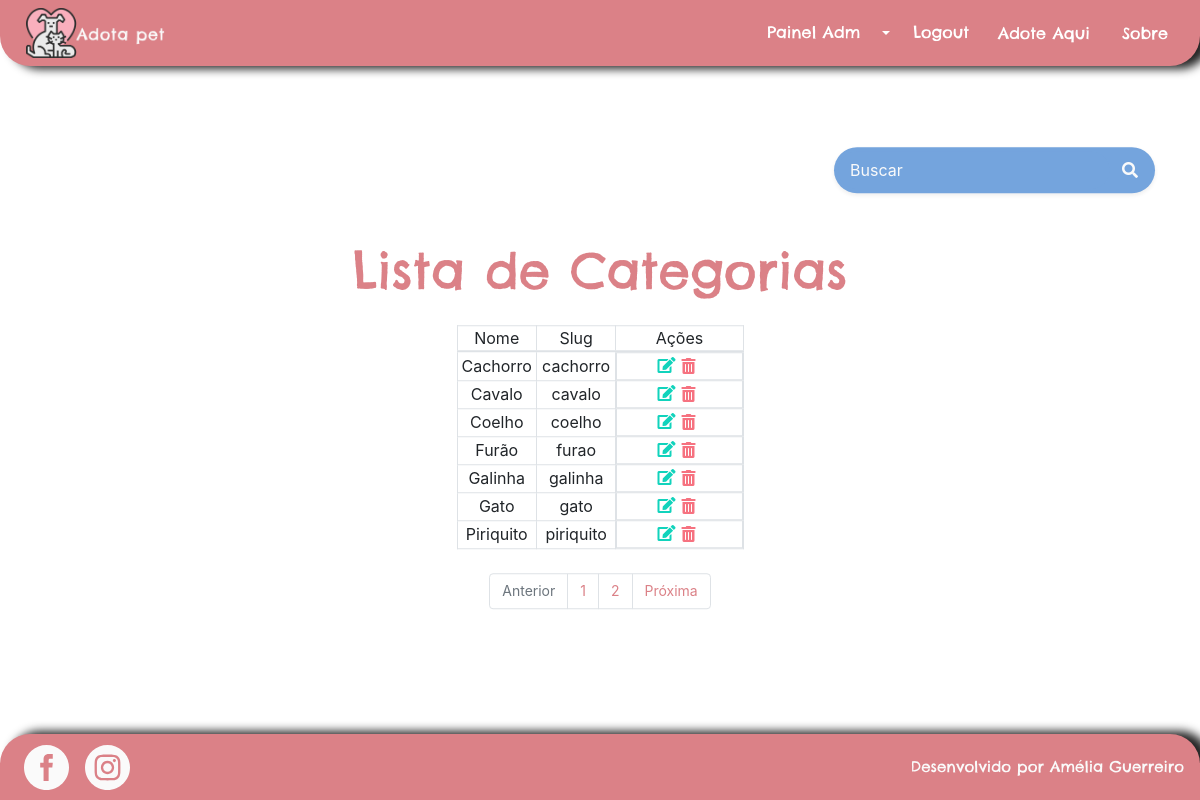
/categoria/lista_categorias/ (signed in), run on the app's committed database.
### categoria/models.py (models this page shows)
class Categoria(models.Model):
    nome = models.CharField(max_length=70, db_index=True, unique=True)
    slug = models.SlugField(max_length=70)
    class Meta:
        db_table = 'categoria'
        ordering = ('nome', )
    def __str__(self):
        return self.nome

### categoria/views.py (the view)
# urls.py: path('lista_categorias/', views.lista_categorias, name='lista_categorias'),
@user_passes_test(lambda u: u.is_staff)
def lista_categorias(request):
    form = PesquisaCategoriaForm(request.GET)
    if form.is_valid():
        query_string = form.cleaned_data['query_string']
        lista_de_categorias = Categoria.objects.filter(nome__icontains=query_string).order_by('nome')
        paginator = Paginator(lista_de_categorias, 7)
        pagina = request.GET.get('pagina')
        page_obj = paginator.get_page(pagina)
        print(lista_de_categorias)
        print(page_obj)
        return render(request, 'categoria/pesquisa_categoria.html', {'categorias': page_obj, 'form': form, 'query_string': query_string})
    else:
        raise ValueError("Ocorreu um erro inesperado ao tentar recuperar a categoria.")

### categoria/forms.py
class PesquisaCategoriaForm(forms.Form):
    query_string = forms.CharField(
        widget=forms.TextInput(attrs={'class': 'form-control border-0 bg-secondary', 'max-lenght': '100',
                                      'placeholder': 'Buscar', 'aria-describedby': 'button-addon1',
                                      'style': 'border-radius: 25px; background-color: var(--blue) !important; color: var(--white)'}, ),
        required=False
    )

### categoria/templates/categoria/pesquisa_categoria.html (shortened to what this page needs)
{% extends "base.html" %}
{% load static %}
{% block corpo %}
    <div class="container position-absolute m-0"
         style="transform: translate(-50%, -50%); -ms-transform: translate(-50%, -50%); top: 50%; left: 50%">
        <form action="" method="GET" class="d-flex justify-content-center justify-content-sm-end mb-3">
            <div class="p-1 bg-secondary rounded rounded-pill shadow-sm mb-4"
                 style="background-color: var(--blue) !important;">
                <div class="input-group">
                    {{ form.query_string }}
                    <div class="input-group-append">
                        <button id="button-addon1" type="submit" class="btn btn-link text-light">
                            <i class="fa fa-search"></i>
                        </button>
                    </div>
                </div>
            </div>
        </form>
        {% if categorias %}
            <h1 class="mb-4 mt-4 text-center text-primary" style="font-size: 50px">Lista de Categorias</h1>
            <table class=" table-bordered mx-auto mb-4">
                <thead>
                <tr>
                    <th class="text-center" width="25%">Nome</th>
                    <th class="text-center" width="25%">Slug</th>
                    <th class="text-center" width="40%">Ações</th>
                </tr>
                </thead>
                <tbody>
                {% for categoria in categorias %}
                    <tr>
                            <td class="text-center align-middle">
                                {{ categoria.nome }}
                            </td>
                            <td class="text-center align-middle">
                                {{ categoria.slug }}
                            </td>
                             <td class="text-center align-middle d-inline-flex w-100 justify-content-center">
                                 <a href="{% url 'categoria:edita_categoria' categoria.id %}">
                                     <i class="fas fa-edit" style="color: var(--success)"></i>
                                 </a>
                                 <form action="{% url 'categoria:remove_categoria' categoria.id %}" method="POST" class="d-inline">
                                     <button type="submit" class='text-decoration-none border-0 confirm-delete'
                                             onclick="return confirm('Deseja deletar?')" style="background: none ">
                                        <i class="fas fa-trash-alt" style="color: var(--danger)"></i>
                                     </button>
                                 </form>
                            </td>
                    </tr>
                {% endfor %}
                </tbody>
            </table>
            <div style='font-size: 14px; margin-bottom: 28px' class="justify-content-center d-flex">
                {% if categorias.has_other_pages %}
                    <ul class='pagination'>
                        {% if categorias.has_previous %}
                            <li class='page-item'><a class='page-link'
                                                     href='?pagina={{ categorias.previous_page_number }}&query_string={{ query_string }}'>Anterior</a>
                            </li>
                        {% else %}
                            <li class='page-item disabled'><a class='page-link' href='#' tabindex='-1'>Anterior</a></li>
                        {% endif %}
                        {% for i in categorias.paginator.page_range %}
                            {% if pets.number == i %}
                                <li class='page-item active'><a class='page-link' href='#'>{{ i }} </a></li>
                            {% else %}
                                <li class='page-item'><a class='page-link'
                                                         href='?pagina={{ i }}&query_string={{ query_string }}'>{{ i }}</a>
                                </li>
                            {% endif %}
                        {% endfor %}
                        {% if categorias.has_next %}
                            <li class='page-item'><a class='page-link'
                                                     href='?pagina={{ categorias.next_page_number }}&query_string={{ query_string }}'>Próxima</a>
                            </li>
                        {% else %}
                            <li class='page-item disabled'><a class='page-link' href='#' tabindex='-1'>Próxima</a></li>
                        {% endif %}
                    </ul>
                {% endif %}
            </div>
        {% endif %}
    </div>
{% endblock %}

### static/css/styles.css (style rules this page uses)
html, body, div, span, applet, object, iframe, h1, h2, h3, h4, h5, h6, p, blockquote, pre, a, abbr, acronym, address, big, cite, code, del, dfn, em, img, ins, kbd, q, s, samp, small, strike, strong, sub, sup, tt, var, b, u, i, center, dl, dt, dd, ol, ul, li, fieldset, form, label, legend, table, caption, tbody, tfoot, thead, tr, th, td, article, aside, canvas, details, embed, figure, figcaption, footer, header, hgroup, menu, nav, output, ruby, section, summary, time, mark, audio, video { margin: 0; padding: 0; border: 0; font-size: 100%; font: inherit; vertical-align: baseline; }
body { line-height: 1; }
ol, ul { list-style: none; }
table { border-collapse: collapse; border-spacing: 0; }
h1 { font-family: Chelsea !important; }
html, body { height: 100%; margin: 0; }

### static/css/all.css (style rules this page uses)
.fa, .fas, .far, .fal, .fad, .fab { -moz-osx-font-smoothing: grayscale; -webkit-font-smoothing: antialiased; display: inline-block; font-style: normal; font-variant: normal; text-rendering: auto; line-height: 1; }
.fa-edit:before { content: "\f044"; }
.fa-search:before { content: "\f002"; }
.fa-trash-alt:before { content: "\f2ed"; }

### data on the page
Categoria: nome "Cachorro", slug "cachorro"
Categoria: nome "Cavalo", slug "cavalo"
Categoria: nome "Coelho", slug "coelho"
Categoria: nome "Furão", slug "furao"
Categoria: nome "Galinha", slug "galinha"
Categoria: nome "Gato", slug "gato"
Categoria: nome "Piriquito", slug "piriquito"

### other printed values
{{ i }} "1" "2"
